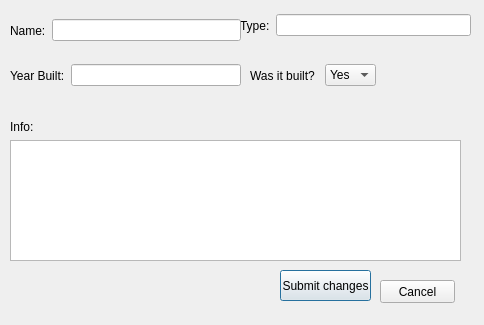
<?xml version="1.0" encoding="UTF-8"?>
<ui version="4.0">
 <class>editComputers</class>
 <widget class="QDialog" name="editComputers">
  <property name="geometry">
   <rect>
    <x>0</x>
    <y>0</y>
    <width>484</width>
    <height>325</height>
   </rect>
  </property>
  <property name="windowTitle">
   <string>Edit a computer</string>
  </property>
  <widget class="QWidget" name="horizontalLayoutWidget_2">
   <property name="geometry">
    <rect>
     <x>250</x>
     <y>60</y>
     <width>211</width>
     <height>31</height>
    </rect>
   </property>
   <layout class="QHBoxLayout" name="HorizontalLayoutGender_2">
    <item>
     <widget class="QLabel" name="labelGender_2">
      <property name="text">
       <string>Was it built? </string>
      </property>
     </widget>
    </item>
    <item>
     <widget class="QComboBox" name="comboBoxGender_2">
      <item>
       <property name="text">
        <string>Yes</string>
       </property>
      </item>
      <item>
       <property name="text">
        <string>No</string>
       </property>
      </item>
     </widget>
    </item>
    <item>
     <spacer name="horizontalSpacerGender_2">
      <property name="orientation">
       <enum>Qt::Horizontal</enum>
      </property>
      <property name="sizeHint" stdset="0">
       <size>
        <width>40</width>
        <height>20</height>
       </size>
      </property>
     </spacer>
    </item>
   </layout>
  </widget>
  <widget class="QWidget" name="horizontalLayoutWidget_4">
   <property name="geometry">
    <rect>
     <x>10</x>
     <y>60</y>
     <width>231</width>
     <height>31</height>
    </rect>
   </property>
   <layout class="QHBoxLayout" name="horizontalLayoutDeath_2">
    <item>
     <widget class="QLabel" name="labelDeath_2">
      <property name="text">
       <string>Year Built:</string>
      </property>
     </widget>
    </item>
    <item>
     <widget class="QLineEdit" name="lineEditDeath_2"/>
    </item>
   </layout>
  </widget>
  <widget class="QWidget" name="horizontalLayoutWidget_3">
   <property name="geometry">
    <rect>
     <x>240</x>
     <y>10</y>
     <width>231</width>
     <height>31</height>
    </rect>
   </property>
   <layout class="QHBoxLayout" name="horizontalLayoutBirth_2">
    <item>
     <widget class="QLabel" name="labelBirth_2">
      <property name="text">
       <string>Type:</string>
      </property>
     </widget>
    </item>
    <item>
     <widget class="QLineEdit" name="lineEditBirth_2"/>
    </item>
   </layout>
  </widget>
  <widget class="QLabel" name="labelInfo">
   <property name="geometry">
    <rect>
     <x>10</x>
     <y>120</y>
     <width>47</width>
     <height>13</height>
    </rect>
   </property>
   <property name="text">
    <string>Info:</string>
   </property>
  </widget>
  <widget class="QWidget" name="horizontalLayoutWidget">
   <property name="geometry">
    <rect>
     <x>10</x>
     <y>10</y>
     <width>231</width>
     <height>41</height>
    </rect>
   </property>
   <layout class="QHBoxLayout" name="horizontalLayoutName_2">
    <item>
     <widget class="QLabel" name="labelName_2">
      <property name="text">
       <string>Name:</string>
      </property>
     </widget>
    </item>
    <item>
     <widget class="QLineEdit" name="lineEditName_2"/>
    </item>
   </layout>
  </widget>
  <widget class="QTextEdit" name="textEditInfo">
   <property name="geometry">
    <rect>
     <x>10</x>
     <y>140</y>
     <width>451</width>
     <height>121</height>
    </rect>
   </property>
  </widget>
  <widget class="QPushButton" name="pushButtonSubmit">
   <property name="geometry">
    <rect>
     <x>280</x>
     <y>270</y>
     <width>91</width>
     <height>31</height>
    </rect>
   </property>
   <property name="text">
    <string>Submit changes</string>
   </property>
  </widget>
  <widget class="QPushButton" name="ButtonCancel">
   <property name="geometry">
    <rect>
     <x>380</x>
     <y>280</y>
     <width>75</width>
     <height>23</height>
    </rect>
   </property>
   <property name="text">
    <string>Cancel</string>
   </property>
  </widget>
 </widget>
 <resources/>
 <connections/>
</ui>
